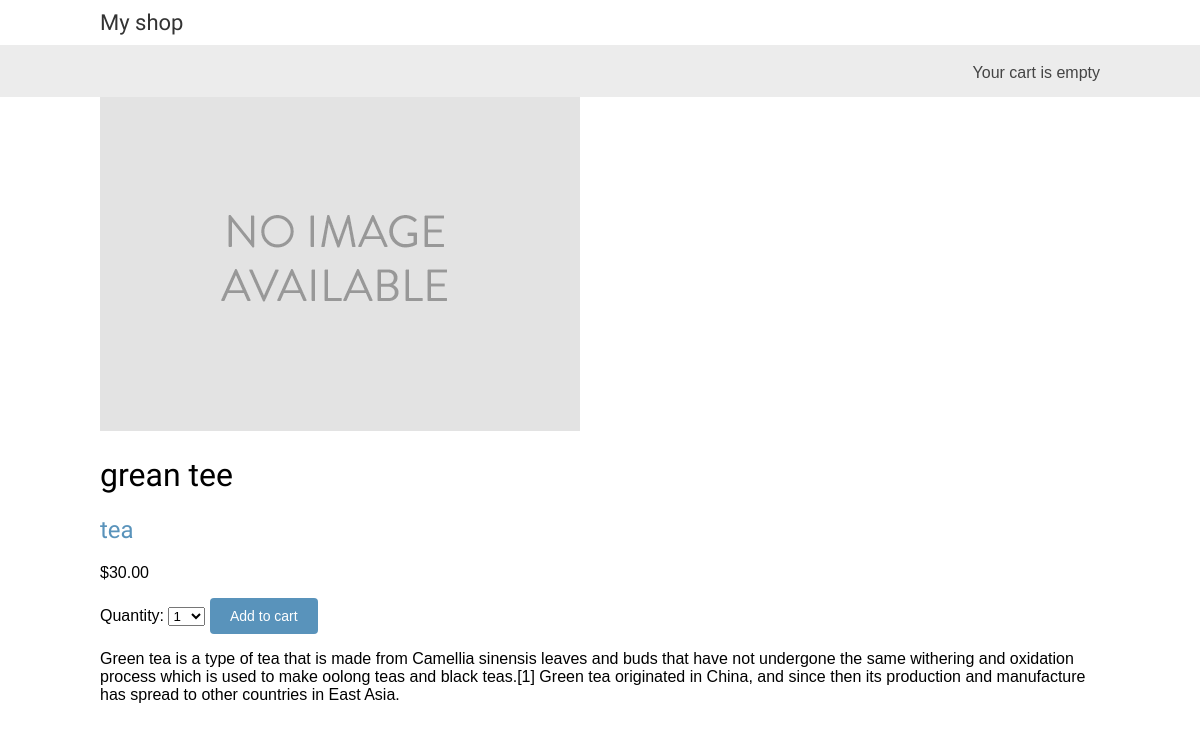
/1/grean-tee/, run on the app's committed database.
### shop/models.py (models this page shows, shortened)
class Product(models.Model):
	category = models.ForeignKey(Category, related_name='products', on_delete=models.CASCADE)
	name = models.CharField(max_length=200)
	slug = models.SlugField(max_length=200)
	image = models.ImageField(upload_to='products/%Y/%m/%d', blank=True)
	description = models.TextField(blank=True)
	price = models.DecimalField(max_digits=10, decimal_places=2)
	available = models.BooleanField(default=True)
	created = models.DateTimeField(auto_now_add=True)
	updated = models.DateTimeField(auto_now=True)
	class Meta:
		ordering = ['name']
		indexes = [
			models.Index(fields=['id','slug']),
			models.Index(fields=['name']),
			models.Index(fields=['-created']),
		]

class Category(models.Model):
	name = models.CharField(max_length=200)
	slug = models.SlugField(max_length=200, unique=True)
	class Meta:
		ordering = ['name']
		indexes = [
			models.Index(fields=['name']),
		]
		verbose_name = 'category'
		verbose_name_plural = 'categories'
	def __str__(self):
		return self.name
	def get_absolute_url(self):
		return reverse('shop:product_list_by_category', args=[self.slug])

### shop/views.py (the view)
# urls.py: path('<int:id>/<slug:slug>/', views.product_detail, name='product_detail'),
def product_detail(request, id, slug):
	product = get_object_or_404(Product, id=id, slug=slug, available=True)
	cart_product_form = CartAddProductForm()
	return render(request, 'shop/product/detail.html', {'product':product,
				'cart_product_form':cart_product_form})

### cart/forms.py
class CartAddProductForm(forms.Form):
	quantity = forms.TypedChoiceField(choices = PRODUCT_QUANTITY_CHOICES, coerce=int)
	override = forms.BooleanField(required=False, initial=False, widget=forms.HiddenInput)

### cart/cart.py (called while the page is built)
	def __len__(self):
		return sum(item['quantity'] for item in self.cart.values())

### cart/context_processors.py (called while the page is built)
def cart(request):
	return {'cart':Cart(request)}

### shop/templates/shop/product/detail.html (shortened to what this page needs)
{% extends 'shop/base.html' %}
{% load static %}
{% block content %}
	<div class="proudct-detail">
		<img src="{% if product.image %}{{ product.image.url }}{% else %}
						{% static 'img/no_image.png' %}{% endif %}">
		<h1>{{ product.name }}</h1>
		<h2>
			<a href="{{ product.category.get_absolute_url }}">{{ product.category }}</a>
		</h2>
		<p class="price">${{ product.price }}</p>
		<form action="{% url 'cart:cart_add' product.id %}" method="post">
			{{ cart_product_form }}
			<input type="submit" value="Add to cart">
		</form>
		{{ product.description|linebreaks }}
	</div>
{% endblock content %}

### shop/static/css/base.css (style rules this page uses)
body { margin:0; padding:0; font-family:helvetica, sans-serif; }
h1, h2, h3, h4, h5 , h6 { font-family: 'Ubuntu', sans-serif; font-weight:normal; }
a { text-decoration:none; color:#5993bb; }
a.button, input[type="submit"] { color:#fff; background:#5993bb; border-radius:4px; padding:10px 20px; font-size:14px; border:0; }

### data on the page
Product: name "grean tee", category "tea", price "30.00", description "Green tea is a type of tea that is made from Camellia sinensis leaves and buds that have not undergone the same withering and oxidation process which is used to make oolong teas and black teas.[1] Green tea originated in China, and since then its production and manufacture has spread to other countries in East Asia."
